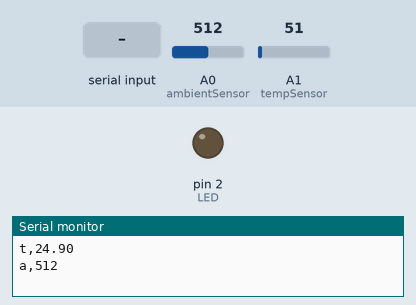
Recording of a sketch running on a simulated Arduino Uno, built with avr-gcc and run on an emulated ATmega328P. On the bench: output pins drawn as LEDs (lit = HIGH), the last lines printed to the serial monitor. Inputs (shaded band) come from the test bench; at power-on: A0 (ambientSensor) = 512, A1 (tempSensor) = 51.

Above: at 1.2 s.
1.3 s: "1\n" received over Serial
At 4.2 s:
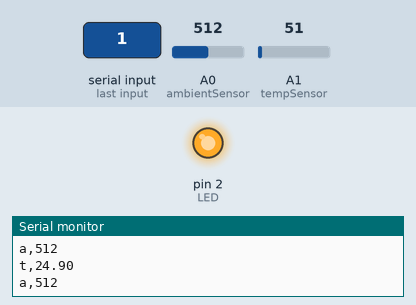
4.7 s: "90,45\n" received over Serial
At 10.4 s:
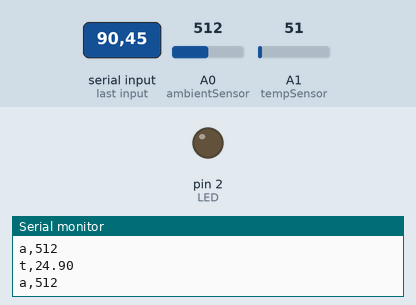
Timing chart, 0 to 11.9 s (numbered marks = the images above; inputs shaded):
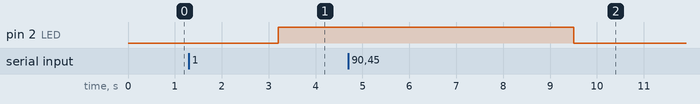

The sketch:

Arduino-Code.ino
```cpp
//int motorPin = 2;
int tempSensor = A1;
int ambientSensor = A0;
int LED = 2;

int ambientSensorValue = 0;
float tempSensorValue = 0;
float tempSensorValueCelcius =0;
float previousTemp = 30;
int serialData;

void setup() {
    //pinMode(motorPin, OUTPUT);
    pinMode(LED,OUTPUT);
    Serial.begin(9600);
}

void loop() {
    sendDataToSerial();
    delay(1000);
    handleLEDOnOff();
    delay(1000);
}


void sendDataToSerial(){
    handleTemperatureValue();
    handleAmbientValue();
}

//Read and print the data from the temperature sensor
    void handleTemperatureValue(){
    float averageResult =0.00;
    for (int i = 0; i < 10;i++){
      tempSensorValue = readTempSensor();
      averageResult += tempSensorValue;
      delay(10);
    }

    tempSensorValueCelcius = ((averageResult/10)*500)/1024;
    Serial.print("t," + String(tempSensorValueCelcius));
    Serial.println();
}

//Read and print the data from the the ambient light sensor
    void handleAmbientValue(){
    ambientSensorValue = analogRead(ambientSensor);
    Serial.print("a," + String(ambientSensorValue));
    Serial.println();
}

//Turn the fan on or off according to received result
void handleLEDOnOff(){
  if(Serial.available()>0)
  {
     serialData = Serial.read() - '0';

     switch (serialData){
      case 1:
        //fanOn();
        LEDOn();
        break;
      case 0:
        //fanOff();
        LEDOff();
        break;
      default:
        break;
      }
  }
}


/*void fanOff(){
    digitalWrite(motorPin, HIGH);
}

void fanOn(){
    digitalWrite(motorPin, LOW);
}
*/

void LEDOn(){
  digitalWrite(LED, HIGH);
}

void LEDOff(){
  digitalWrite(LED, LOW);
}
float readTempSensor(){
 return (analogRead(tempSensor));
}
```

Measured:
- after the input at 1.3 s, pin 2 (LED): LOW → HIGH after 1.9 s
- after the input at 4.7 s, pin 2 (LED): HIGH → LOW after 4.8 s
